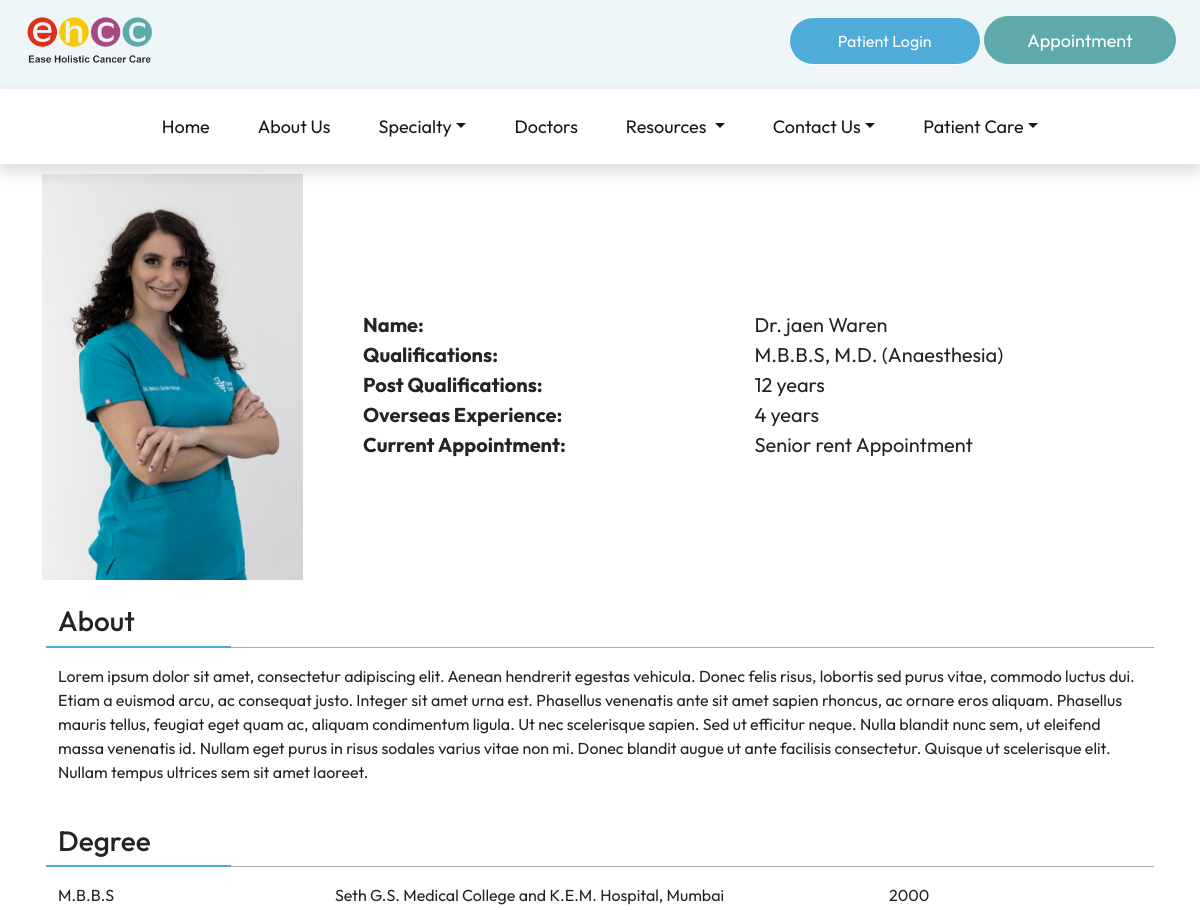
Page /doctorInfo/1/ (upper part) on the earlier database version.
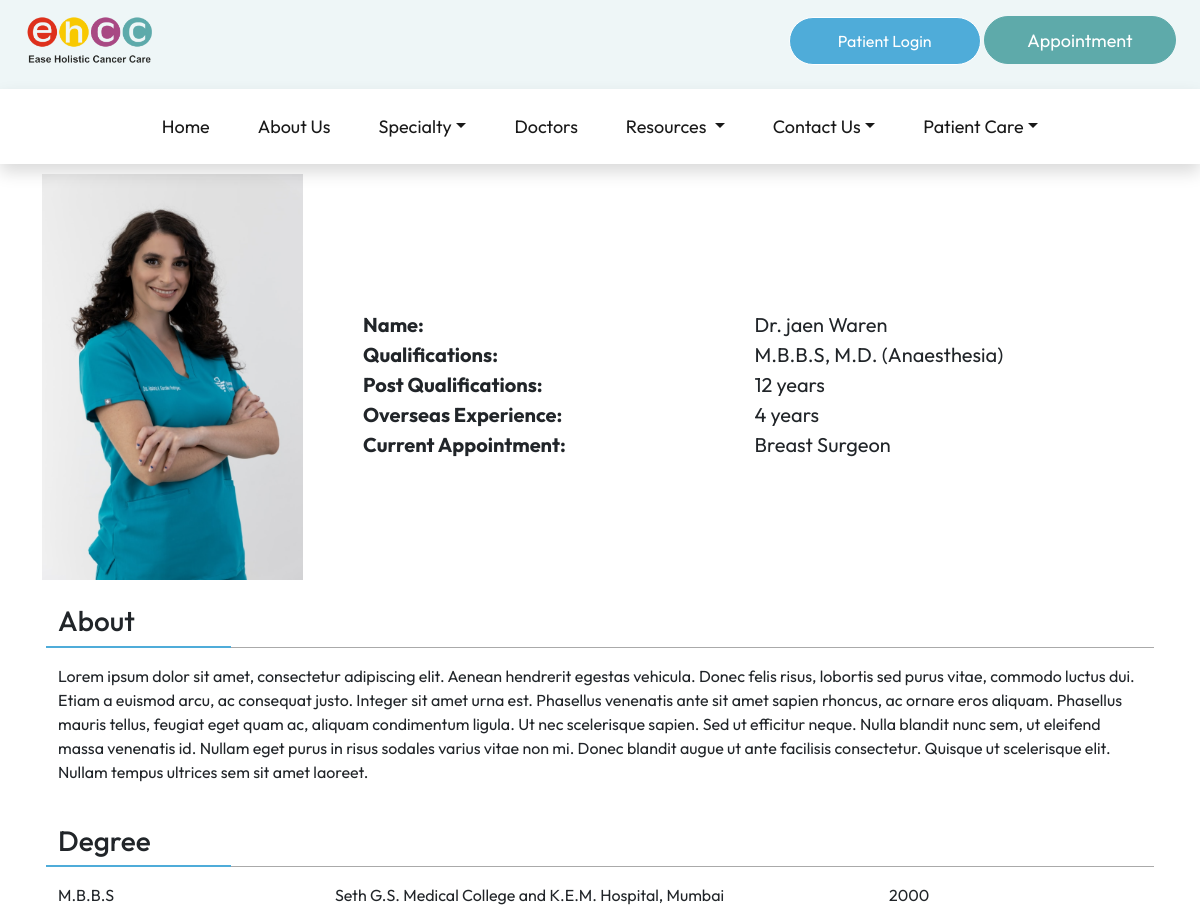
Same page on the later database version.
### tables this page shows
CREATE TABLE "doctors" (
	"id"	INTEGER,
	"name"	TEXT,
	"current_appointment"	TEXT,
	"profile_image"	TEXT
);

CREATE TABLE "doctor_profile" (
	"id"	INTEGER,
	"qualification"	TEXT,
	"post_qualification"	TEXT,
	"overseas_qualification"	TEXT,
	"current_appointment"	TEXT,
	"about"	TEXT
);

### flask_app.py (the view)
@app.route('/doctorInfo/<string:id>/')
def doctorsInfo(id):
    database_connection = sqlite3.connect(database_location)
    database_cursor = database_connection.cursor()
    doctor_data = database_cursor.execute("SELECT * FROM doctors WHERE id = ?",(int(id),))
    doctor_data = doctor_data.fetchone()
    if doctor_data == None:
        return redirect(url_for('index'))
    doctor_profile = database_cursor.execute("SELECT * FROM doctor_profile WHERE id = ?",(int(id),))
    doctor_profile = doctor_profile.fetchone()
    doctor_degree = database_cursor.execute("SELECT * FROM doctor_degree WHERE id = ?",(int(id),))
    doctor_degree = doctor_degree.fetchall()
    doctor_experience = database_cursor.execute("SELECT * FROM doctor_experience WHERE id = ?",(int(id),))
    doctor_experience = doctor_experience.fetchall()
    database_connection.commit()
    database_connection.close()
    return render_template('doctorInfo.html',social_links=social_links, doctor_data=doctor_data, doctor_profile=doctor_profile, doctor_degree=doctor_degree, doctor_experience=doctor_experience,navbar_specialties=navbar_specialties, navbar_diseases=navbar_diseases)

### templates/doctorInfo.html (shortened to what this page needs)
<!DOCTYPE html>
<html lang="en">
<head>
  <link href="https://cdn.jsdelivr.net/npm/bootstrap@5.2.0/dist/css/bootstrap.min.css" rel="stylesheet"
 />
  <link rel="stylesheet" href="../../static/stylesheets/common.css" />
  <link rel="stylesheet" href="../../static/stylesheets/doctorInfo.css" />
</head>
<body>
  {% include 'navbar.html' %}
  <div class="container mt-4" id="hero">
    <div class="row align-items-md-center justify-content-center">
      <div class="col-md-3 col-11">
        <img src="{{doctor_data[3]}}" alt="doctor image" class="w-100" />
      </div>
      <div class="col-md-9 col-12 mt-3">
        <div class="row mx-md-4 mx-2" style="font-size: 20px;">
          <div class="col-md-6 col-12">
            <strong>Name:</strong>
          </div>
          <div class="col-md-6 col-12">{{doctor_data[1]}}</div>
          <div class="col-md-6 col-12">
            <strong>Qualifications:</strong>
          </div>
          <div class="col-md-6 col-12">{{doctor_profile[1]}}</div>
          <div class="col-md-6 col-12">
            <strong>Post Qualifications:</strong>
          </div>
          <div class="col-md-6 col-12">{{doctor_profile[2]}}</div>
          <div class="col-md-6 col-12">
            <strong>Overseas Experience:</strong>
          </div>
          <div class="col-md-6 col-12">{{doctor_profile[3]}}</div>
          <div class="col-md-6 col-12">
            <strong>Current Appointment:</strong>
          </div>
          <div class="col-md-6 col-12">{{doctor_profile[4]}}</div>
        </div>
      </div>
    </div>
  </div>
  <div class="container my-4 about_section">
    <div class="row px-3">
      <div class="col-2 underline1">
        <strong>
          <h3>About</h3>
        </strong>
      </div>
      <div class="col-10 underline2"></div>
      <div class="col-12">
        <p class="my-3">
          {{doctor_profile[5]}}
        </p>
      </div>
    </div>
  </div>
  <div class="container my-4 degree_section">
    <div class="row px-3">
      <div class="col-2 underline1">
        <strong>
          <h3>Degree</h3>
        </strong>
      </div>
      <div class="col-10 underline2"></div>
    </div>
    <div class="row px-3 my-3">
      {% for degree in doctor_degree %}
      <div class="col-md-3 col-12">{{degree[1]}}</div>
      <div class="col-md-6 col-12">
        {{degree[2]}}
      </div>
      <div class="col-md-3 col-12 mb-3">
        {{degree[3]}}
      </div>
      {% endfor %}
    </div>
  </div>
</body>
</html>

Differences in the rows shown:
changed doctor_profile "M.B.B.S, M.D. (Anaesthesia)": current_appointment "Senior rent Appointment" → "Breast Surgeon"
